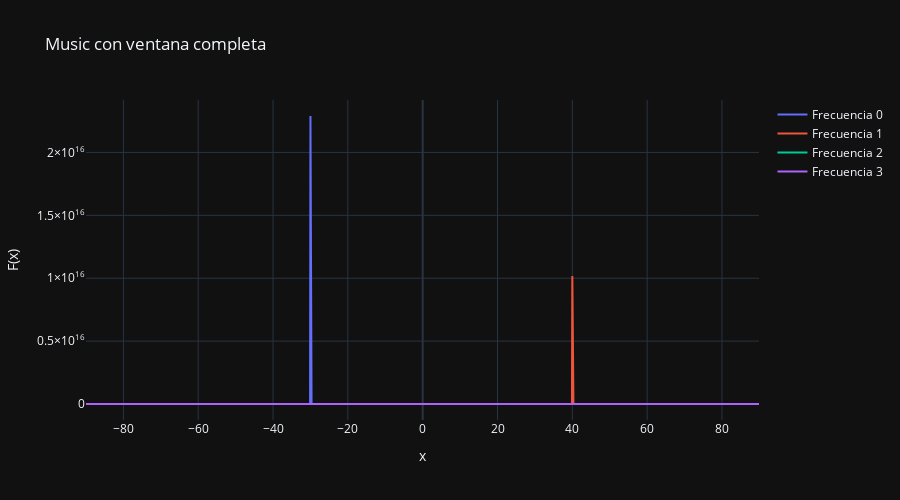

The cell this chart's notebook holds for it:
### Code cell
def music_plot(angles,music_spectrum,this_ws,titulo='Music con ventana completa'):
    
    traces=[go.Scatter(x=angles,y=music_spectrum[i,:],mode='lines',name=f'Frecuencia {i}') for i in range(len(this_ws))]
    fig=go.Figure()
    [fig.add_trace(trace) for trace in traces]
    fig.update_layout(
        title=f'{titulo}',xaxis_title='x', yaxis_title='F(x)',
        height=500, width=900, template='plotly_dark'
    )
    fig.show()
    return

music_plot(angles,music_spectrum,this_ws)

### Figure 1 — Plotly figure (JSON) as saved in the notebook; plotly's stock layout.template omitted (floating-point values rounded to 4 significant figures; data arrays with more than 128 entries replaced by an {"elided": "..."} marker saying what was removed)
{"data": [{"mode": "lines", "name": "Frecuencia 0", "type": "scatter", "x": {"elided": "1800 float values"}, "y": {"elided": "1800 float values"}}, {"mode": "lines", "name": "Frecuencia 1", "type": "scatter", "x": {"elided": "1800 float values"}, "y": {"elided": "1800 float values"}}, {"mode": "lines", "name": "Frecuencia 2", "type": "scatter", "x": {"elided": "1800 float values"}, "y": {"elided": "1800 float values"}}, {"mode": "lines", "name": "Frecuencia 3", "type": "scatter", "x": {"elided": "1800 float values"}, "y": {"elided": "1800 float values"}}], "layout": {"height": 500, "title": {"text": "Music con ventana completa"}, "width": 900, "xaxis": {"title": {"text": "x"}}, "yaxis": {"title": {"text": "F(x)"}}}}
